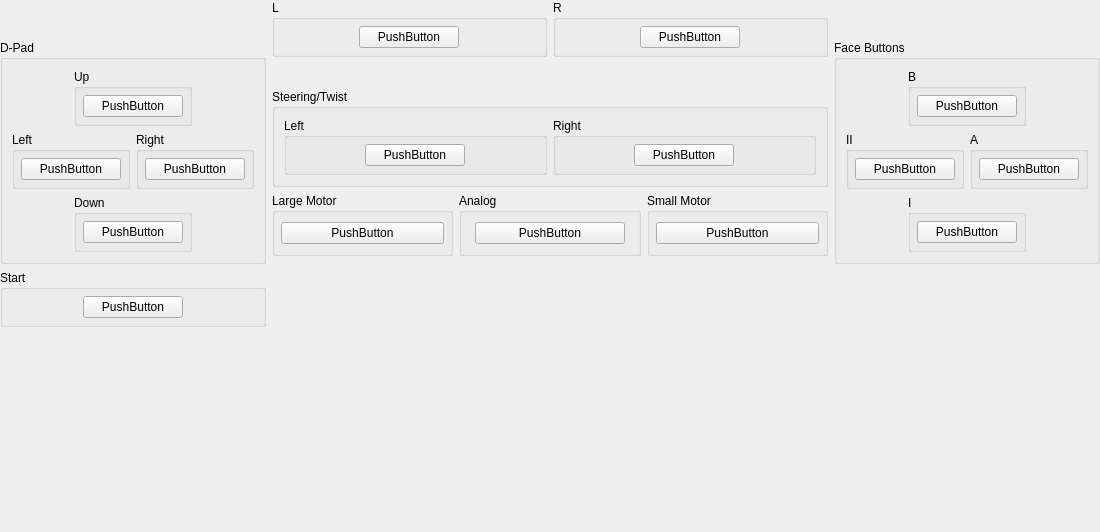
<?xml version="1.0" encoding="UTF-8"?>
<ui version="4.0">
 <class>ControllerBindingWidget_NeGconRumble</class>
 <widget class="QWidget" name="ControllerBindingWidget_NeGconRumble">
  <property name="geometry">
   <rect>
    <x>0</x>
    <y>0</y>
    <width>1100</width>
    <height>532</height>
   </rect>
  </property>
  <property name="sizePolicy">
   <sizepolicy hsizetype="MinimumExpanding" vsizetype="Preferred">
    <horstretch>0</horstretch>
    <verstretch>0</verstretch>
   </sizepolicy>
  </property>
  <property name="minimumSize">
   <size>
    <width>1100</width>
    <height>500</height>
   </size>
  </property>
  <layout class="QGridLayout" name="gridLayout_35">
   <property name="leftMargin">
    <number>0</number>
   </property>
   <property name="topMargin">
    <number>0</number>
   </property>
   <property name="rightMargin">
    <number>0</number>
   </property>
   <property name="bottomMargin">
    <number>0</number>
   </property>
   <item row="0" column="0" rowspan="3">
    <layout class="QVBoxLayout" name="verticalLayout_2" stretch="0,0,0,1">
     <item>
      <spacer name="verticalSpacer_2">
       <property name="orientation">
        <enum>Qt::Orientation::Vertical</enum>
       </property>
       <property name="sizeHint" stdset="0">
        <size>
         <width>20</width>
         <height>40</height>
        </size>
       </property>
      </spacer>
     </item>
     <item>
      <widget class="QGroupBox" name="groupBox">
       <property name="title">
        <string>D-Pad</string>
       </property>
       <layout class="QGridLayout" name="gridLayout_5">
        <item row="3" column="1" colspan="2">
         <widget class="QGroupBox" name="groupBox_5">
          <property name="title">
           <string>Down</string>
          </property>
          <layout class="QGridLayout" name="gridLayout_4">
           <property name="leftMargin">
            <number>6</number>
           </property>
           <property name="topMargin">
            <number>6</number>
           </property>
           <property name="rightMargin">
            <number>6</number>
           </property>
           <property name="bottomMargin">
            <number>6</number>
           </property>
           <item row="0" column="0">
            <widget class="InputBindingWidget" name="Down">
             <property name="minimumSize">
              <size>
               <width>100</width>
               <height>0</height>
              </size>
             </property>
             <property name="maximumSize">
              <size>
               <width>100</width>
               <height>16777215</height>
              </size>
             </property>
             <property name="text">
              <string>PushButton</string>
             </property>
            </widget>
           </item>
          </layout>
         </widget>
        </item>
        <item row="2" column="0" colspan="2">
         <widget class="QGroupBox" name="groupBox_3">
          <property name="title">
           <string>Left</string>
          </property>
          <layout class="QGridLayout" name="gridLayout_2">
           <property name="leftMargin">
            <number>6</number>
           </property>
           <property name="topMargin">
            <number>6</number>
           </property>
           <property name="rightMargin">
            <number>6</number>
           </property>
           <property name="bottomMargin">
            <number>6</number>
           </property>
           <item row="0" column="0">
            <widget class="InputBindingWidget" name="Left">
             <property name="minimumSize">
              <size>
               <width>100</width>
               <height>0</height>
              </size>
             </property>
             <property name="maximumSize">
              <size>
               <width>100</width>
               <height>16777215</height>
              </size>
             </property>
             <property name="text">
              <string>PushButton</string>
             </property>
            </widget>
           </item>
          </layout>
         </widget>
        </item>
        <item row="0" column="1" colspan="2">
         <widget class="QGroupBox" name="groupBox_2">
          <property name="title">
           <string>Up</string>
          </property>
          <layout class="QGridLayout" name="gridLayout">
           <property name="leftMargin">
            <number>6</number>
           </property>
           <property name="topMargin">
            <number>6</number>
           </property>
           <property name="rightMargin">
            <number>6</number>
           </property>
           <property name="bottomMargin">
            <number>6</number>
           </property>
           <item row="0" column="0">
            <widget class="InputBindingWidget" name="Up">
             <property name="minimumSize">
              <size>
               <width>100</width>
               <height>0</height>
              </size>
             </property>
             <property name="maximumSize">
              <size>
               <width>100</width>
               <height>16777215</height>
              </size>
             </property>
             <property name="text">
              <string>PushButton</string>
             </property>
            </widget>
           </item>
          </layout>
         </widget>
        </item>
        <item row="2" column="2" colspan="2">
         <widget class="QGroupBox" name="groupBox_4">
          <property name="title">
           <string>Right</string>
          </property>
          <layout class="QGridLayout" name="gridLayout_3">
           <property name="leftMargin">
            <number>6</number>
           </property>
           <property name="topMargin">
            <number>6</number>
           </property>
           <property name="rightMargin">
            <number>6</number>
           </property>
           <property name="bottomMargin">
            <number>6</number>
           </property>
           <item row="0" column="0">
            <widget class="InputBindingWidget" name="Right">
             <property name="minimumSize">
              <size>
               <width>100</width>
               <height>0</height>
              </size>
             </property>
             <property name="maximumSize">
              <size>
               <width>100</width>
               <height>16777215</height>
              </size>
             </property>
             <property name="text">
              <string>PushButton</string>
             </property>
            </widget>
           </item>
          </layout>
         </widget>
        </item>
       </layout>
      </widget>
     </item>
     <item>
      <widget class="QGroupBox" name="groupBox_26">
       <property name="title">
        <string>Start</string>
       </property>
       <layout class="QGridLayout" name="gridLayout_26">
        <property name="leftMargin">
         <number>6</number>
        </property>
        <property name="topMargin">
         <number>6</number>
        </property>
        <property name="rightMargin">
         <number>6</number>
        </property>
        <property name="bottomMargin">
         <number>6</number>
        </property>
        <item row="0" column="0">
         <widget class="InputBindingWidget" name="Start">
          <property name="maximumSize">
           <size>
            <width>100</width>
            <height>16777215</height>
           </size>
          </property>
          <property name="text">
           <string>PushButton</string>
          </property>
         </widget>
        </item>
       </layout>
      </widget>
     </item>
     <item>
      <spacer name="verticalSpacer_5">
       <property name="orientation">
        <enum>Qt::Orientation::Vertical</enum>
       </property>
       <property name="sizeHint" stdset="0">
        <size>
         <width>20</width>
         <height>40</height>
        </size>
       </property>
      </spacer>
     </item>
    </layout>
   </item>
   <item row="0" column="1">
    <layout class="QGridLayout" name="gridLayout_27">
     <item row="0" column="0">
      <widget class="QGroupBox" name="groupBox_22">
       <property name="title">
        <string>L</string>
       </property>
       <layout class="QGridLayout" name="gridLayout_22">
        <property name="leftMargin">
         <number>6</number>
        </property>
        <property name="topMargin">
         <number>6</number>
        </property>
        <property name="rightMargin">
         <number>6</number>
        </property>
        <property name="bottomMargin">
         <number>6</number>
        </property>
        <item row="0" column="0">
         <widget class="InputBindingWidget" name="L">
          <property name="maximumSize">
           <size>
            <width>100</width>
            <height>16777215</height>
           </size>
          </property>
          <property name="text">
           <string>PushButton</string>
          </property>
         </widget>
        </item>
       </layout>
      </widget>
     </item>
     <item row="0" column="2">
      <widget class="QGroupBox" name="groupBox_24">
       <property name="title">
        <string>R</string>
       </property>
       <layout class="QGridLayout" name="gridLayout_24">
        <property name="leftMargin">
         <number>6</number>
        </property>
        <property name="topMargin">
         <number>6</number>
        </property>
        <property name="rightMargin">
         <number>6</number>
        </property>
        <property name="bottomMargin">
         <number>6</number>
        </property>
        <item row="0" column="0">
         <widget class="InputBindingWidget" name="R">
          <property name="maximumSize">
           <size>
            <width>100</width>
            <height>16777215</height>
           </size>
          </property>
          <property name="text">
           <string>PushButton</string>
          </property>
         </widget>
        </item>
       </layout>
      </widget>
     </item>
    </layout>
   </item>
   <item row="0" column="2" rowspan="3">
    <layout class="QVBoxLayout" name="verticalLayout" stretch="0,0,1">
     <item>
      <spacer name="verticalSpacer_3">
       <property name="orientation">
        <enum>Qt::Orientation::Vertical</enum>
       </property>
       <property name="sizeHint" stdset="0">
        <size>
         <width>20</width>
         <height>40</height>
        </size>
       </property>
      </spacer>
     </item>
     <item>
      <widget class="QGroupBox" name="groupBox_16">
       <property name="title">
        <string>Face Buttons</string>
       </property>
       <layout class="QGridLayout" name="gridLayout_16">
        <item row="3" column="1" colspan="2">
         <widget class="QGroupBox" name="groupBox_17">
          <property name="title">
           <string>I</string>
          </property>
          <layout class="QGridLayout" name="gridLayout_17">
           <property name="leftMargin">
            <number>6</number>
           </property>
           <property name="topMargin">
            <number>6</number>
           </property>
           <property name="rightMargin">
            <number>6</number>
           </property>
           <property name="bottomMargin">
            <number>6</number>
           </property>
           <item row="0" column="0">
            <widget class="InputBindingWidget" name="I">
             <property name="minimumSize">
              <size>
               <width>100</width>
               <height>0</height>
              </size>
             </property>
             <property name="maximumSize">
              <size>
               <width>100</width>
               <height>16777215</height>
              </size>
             </property>
             <property name="text">
              <string>PushButton</string>
             </property>
            </widget>
           </item>
          </layout>
         </widget>
        </item>
        <item row="2" column="0" colspan="2">
         <widget class="QGroupBox" name="groupBox_18">
          <property name="title">
           <string>II</string>
          </property>
          <layout class="QGridLayout" name="gridLayout_18">
           <property name="leftMargin">
            <number>6</number>
           </property>
           <property name="topMargin">
            <number>6</number>
           </property>
           <property name="rightMargin">
            <number>6</number>
           </property>
           <property name="bottomMargin">
            <number>6</number>
           </property>
           <item row="0" column="0">
            <widget class="InputBindingWidget" name="II">
             <property name="minimumSize">
              <size>
               <width>100</width>
               <height>0</height>
              </size>
             </property>
             <property name="maximumSize">
              <size>
               <width>100</width>
               <height>16777215</height>
              </size>
             </property>
             <property name="text">
              <string>PushButton</string>
             </property>
            </widget>
           </item>
          </layout>
         </widget>
        </item>
        <item row="0" column="1" colspan="2">
         <widget class="QGroupBox" name="groupBox_19">
          <property name="title">
           <string>B</string>
          </property>
          <layout class="QGridLayout" name="gridLayout_19">
           <property name="leftMargin">
            <number>6</number>
           </property>
           <property name="topMargin">
            <number>6</number>
           </property>
           <property name="rightMargin">
            <number>6</number>
           </property>
           <property name="bottomMargin">
            <number>6</number>
           </property>
           <item row="0" column="0">
            <widget class="InputBindingWidget" name="B">
             <property name="minimumSize">
              <size>
               <width>100</width>
               <height>0</height>
              </size>
             </property>
             <property name="maximumSize">
              <size>
               <width>100</width>
               <height>16777215</height>
              </size>
             </property>
             <property name="text">
              <string>PushButton</string>
             </property>
            </widget>
           </item>
          </layout>
         </widget>
        </item>
        <item row="2" column="2" colspan="2">
         <widget class="QGroupBox" name="groupBox_20">
          <property name="title">
           <string>A</string>
          </property>
          <layout class="QGridLayout" name="gridLayout_20">
           <property name="leftMargin">
            <number>6</number>
           </property>
           <property name="topMargin">
            <number>6</number>
           </property>
           <property name="rightMargin">
            <number>6</number>
           </property>
           <property name="bottomMargin">
            <number>6</number>
           </property>
           <item row="0" column="0">
            <widget class="InputBindingWidget" name="A">
             <property name="minimumSize">
              <size>
               <width>100</width>
               <height>0</height>
              </size>
             </property>
             <property name="maximumSize">
              <size>
               <width>100</width>
               <height>16777215</height>
              </size>
             </property>
             <property name="text">
              <string>PushButton</string>
             </property>
            </widget>
           </item>
          </layout>
         </widget>
        </item>
       </layout>
      </widget>
     </item>
     <item>
      <spacer name="verticalSpacer_4">
       <property name="orientation">
        <enum>Qt::Orientation::Vertical</enum>
       </property>
       <property name="sizeHint" stdset="0">
        <size>
         <width>20</width>
         <height>40</height>
        </size>
       </property>
      </spacer>
     </item>
    </layout>
   </item>
   <item row="1" column="1">
    <layout class="QHBoxLayout" name="horizontalLayout_4">
     <item>
      <spacer name="horizontalSpacer">
       <property name="orientation">
        <enum>Qt::Orientation::Horizontal</enum>
       </property>
       <property name="sizeHint" stdset="0">
        <size>
         <width>40</width>
         <height>20</height>
        </size>
       </property>
      </spacer>
     </item>
     <item>
      <widget class="QLabel" name="label">
       <property name="sizePolicy">
        <sizepolicy hsizetype="Fixed" vsizetype="Fixed">
         <horstretch>0</horstretch>
         <verstretch>0</verstretch>
        </sizepolicy>
       </property>
       <property name="maximumSize">
        <size>
         <width>400</width>
         <height>266</height>
        </size>
       </property>
       <property name="text">
        <string/>
       </property>
       <property name="pixmap">
        <pixmap resource="resources/duckstation-qt.qrc">:/controllers/negcon.svg</pixmap>
       </property>
       <property name="scaledContents">
        <bool>true</bool>
       </property>
      </widget>
     </item>
     <item>
      <spacer name="horizontalSpacer_2">
       <property name="orientation">
        <enum>Qt::Orientation::Horizontal</enum>
       </property>
       <property name="sizeHint" stdset="0">
        <size>
         <width>40</width>
         <height>20</height>
        </size>
       </property>
      </spacer>
     </item>
    </layout>
   </item>
   <item row="2" column="1">
    <layout class="QGridLayout" name="gridLayout_32">
     <item row="0" column="0" colspan="3">
      <widget class="QGroupBox" name="groupBox_11">
       <property name="title">
        <string>Steering/Twist</string>
       </property>
       <layout class="QGridLayout" name="gridLayout_11">
        <item row="1" column="2" colspan="2">
         <widget class="QGroupBox" name="groupBox_15">
          <property name="title">
           <string>Right</string>
          </property>
          <layout class="QGridLayout" name="gridLayout_15">
           <property name="leftMargin">
            <number>6</number>
           </property>
           <property name="topMargin">
            <number>6</number>
           </property>
           <property name="rightMargin">
            <number>6</number>
           </property>
           <property name="bottomMargin">
            <number>6</number>
           </property>
           <item row="0" column="0">
            <widget class="InputBindingWidget" name="SteeringRight">
             <property name="minimumSize">
              <size>
               <width>100</width>
               <height>0</height>
              </size>
             </property>
             <property name="maximumSize">
              <size>
               <width>100</width>
               <height>16777215</height>
              </size>
             </property>
             <property name="text">
              <string>PushButton</string>
             </property>
            </widget>
           </item>
          </layout>
         </widget>
        </item>
        <item row="1" column="0" colspan="2">
         <widget class="QGroupBox" name="groupBox_13">
          <property name="title">
           <string>Left</string>
          </property>
          <layout class="QGridLayout" name="gridLayout_13">
           <property name="leftMargin">
            <number>6</number>
           </property>
           <property name="topMargin">
            <number>6</number>
           </property>
           <property name="rightMargin">
            <number>6</number>
           </property>
           <property name="bottomMargin">
            <number>6</number>
           </property>
           <item row="0" column="0">
            <widget class="InputBindingWidget" name="SteeringLeft">
             <property name="minimumSize">
              <size>
               <width>100</width>
               <height>0</height>
              </size>
             </property>
             <property name="maximumSize">
              <size>
               <width>100</width>
               <height>16777215</height>
              </size>
             </property>
             <property name="text">
              <string>PushButton</string>
             </property>
            </widget>
           </item>
          </layout>
         </widget>
        </item>
       </layout>
      </widget>
     </item>
     <item row="2" column="1">
      <spacer name="verticalSpacer">
       <property name="orientation">
        <enum>Qt::Orientation::Vertical</enum>
       </property>
       <property name="sizeHint" stdset="0">
        <size>
         <width>20</width>
         <height>40</height>
        </size>
       </property>
      </spacer>
     </item>
     <item row="1" column="1">
      <widget class="QGroupBox" name="groupBox_31">
       <property name="title">
        <string>Analog</string>
       </property>
       <layout class="QGridLayout" name="gridLayout_34">
        <item row="0" column="0">
         <widget class="InputBindingWidget" name="Analog">
          <property name="maximumSize">
           <size>
            <width>150</width>
            <height>16777215</height>
           </size>
          </property>
          <property name="text">
           <string>PushButton</string>
          </property>
         </widget>
        </item>
       </layout>
      </widget>
     </item>
     <item row="1" column="0">
      <widget class="QGroupBox" name="groupBox_29">
       <property name="title">
        <string>Large Motor</string>
       </property>
       <layout class="QGridLayout" name="gridLayout_30">
        <property name="leftMargin">
         <number>6</number>
        </property>
        <property name="topMargin">
         <number>6</number>
        </property>
        <property name="rightMargin">
         <number>6</number>
        </property>
        <property name="bottomMargin">
         <number>6</number>
        </property>
        <item row="0" column="0">
         <widget class="InputBindingWidget" name="LargeMotor">
          <property name="minimumSize">
           <size>
            <width>100</width>
            <height>0</height>
           </size>
          </property>
          <property name="maximumSize">
           <size>
            <width>16777215</width>
            <height>16777215</height>
           </size>
          </property>
          <property name="text">
           <string>PushButton</string>
          </property>
         </widget>
        </item>
       </layout>
      </widget>
     </item>
     <item row="1" column="2">
      <widget class="QGroupBox" name="groupBox_32">
       <property name="title">
        <string>Small Motor</string>
       </property>
       <layout class="QGridLayout" name="gridLayout_31">
        <property name="leftMargin">
         <number>6</number>
        </property>
        <property name="topMargin">
         <number>6</number>
        </property>
        <property name="rightMargin">
         <number>6</number>
        </property>
        <property name="bottomMargin">
         <number>6</number>
        </property>
        <item row="0" column="0">
         <widget class="InputBindingWidget" name="SmallMotor">
          <property name="minimumSize">
           <size>
            <width>100</width>
            <height>0</height>
           </size>
          </property>
          <property name="maximumSize">
           <size>
            <width>16777215</width>
            <height>16777215</height>
           </size>
          </property>
          <property name="text">
           <string>PushButton</string>
          </property>
         </widget>
        </item>
       </layout>
      </widget>
     </item>
    </layout>
   </item>
  </layout>
 </widget>
 <customwidgets>
  <customwidget>
   <class>InputBindingWidget</class>
   <extends>QPushButton</extends>
   <header>inputbindingwidgets.h</header>
  </customwidget>
  <customwidget>
   <class>InputEffectBindingWidget</class>
   <extends>QPushButton</extends>
   <header>inputbindingwidgets.h</header>
  </customwidget>
 </customwidgets>
 <resources>
  <include location="resources/duckstation-qt.qrc"/>
 </resources>
 <connections/>
</ui>
